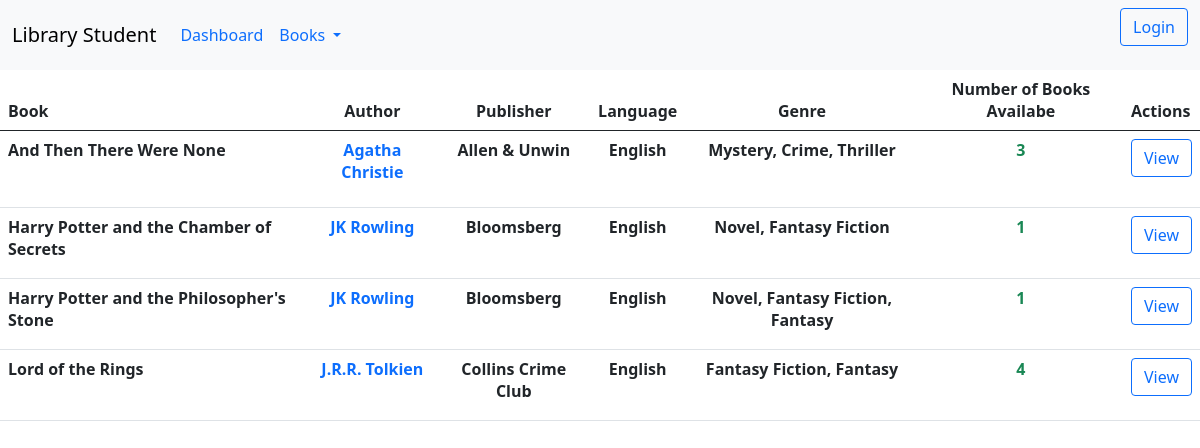
The page /allbooks/ on the database its author committed.
### library/models.py (models this page shows, shortened)
class Book(models.Model):
    title = models.CharField(max_length=200)
    author = models.ForeignKey('Author', on_delete=models.SET_NULL, null=True)
    summary = models.TextField(max_length=1000)
    isbn = models.CharField('ISBN', max_length=13, unique=True)
    genre = models.ManyToManyField(Genre)
    language = models.ForeignKey('Language', on_delete=models.SET_NULL, null=True)
    class Meta:
        ordering = ['title', 'author']
    def display_genre(self):
        return ', '.join(genre.name for genre in self.genre.all())
    def num_books(self):
        return BookIndividual.objects.filter(book=self, status='a').count()

class Author(models.Model):
    name = models.CharField(max_length=100)
    publisher = models.ForeignKey('PublishingHouse', on_delete=models.SET_NULL, null=True, blank=True)
    GEN = (('n',''),('m','Male'),('f','Female'),('o','Other'))
    gender = models.CharField(max_length=15, choices=GEN, default='n', blank=True)
    bio = models.CharField(max_length=1000, default=' ')
    nationality= models.CharField(max_length=50, default=' ')

class PublishingHouse(models.Model):
    name = models.CharField(max_length=100)

class Language(models.Model):
    name = models.CharField(max_length=100)

class Genre(models.Model):
	name = models.CharField(max_length=100)

### library/views.py (the view)
# urls.py: path('allbooks/', all_books_view),
def all_books_view(request):
    books=Book.objects.all()
    return render(request, "allbooks.html", locals())

### library/templates/allbooks.html (shortened to what this page needs)
<html>
	<head>
    	<link href="https://cdn.jsdelivr.net/npm/bootstrap@5.0.0-beta3/dist/css/bootstrap.min.css" rel="stylesheet">
	</head>
	<body>
		<nav class="navbar nav-pills navbar-expand-lg bg-light">
	  <div class="container-fluid">
	    <a class="navbar-brand" href="#">Library Student</a>
	    <div class="collapse navbar-collapse" id="navbarSupportedContent">
	      <ul class="navbar-nav me-auto mb-2 mb-lg-0">
	        <li class="nav-item">
	          <a class="nav-link" aria-current="page" href="/">Dashboard</a>
	        </li>
	        <li class="nav-item dropdown active">
	          <a class="nav-link dropdown-toggle" href="#" id="navbarDropdown" role="button" data-bs-toggle="dropdown" aria-expanded="false">
	            Books
	          </a>
	        </li>
	      </ul>
	      {% if user.is_authenticated %}
	      <form action="{% url 'logout' %}" class="d-flex">
	        <button class="btn btn-outline-success" type="submit">Logout</button>
	      </form>
	      {% else %}
	      <form action="{% url 'login' %}" class="d-flex">
	        <button class="btn btn-outline-primary" type="submit">Login</button>
	      </form>
	      {% endif %}
	    </div>
	  </div>
	</nav>
		<table class="table table-hover">
  		<thead>
    		<tr>
      			<th scope="col">Book</th>
      			<th scope="col" class="text-center">Author</th>
      			<th scope="col" class="text-center">Publisher</th>
      			<th scope="col" class="text-center">Language</th>
      			<th scope="col" class="text-center">Genre</th>
      			<th scope="col" class="text-center">Number of Books Availabe</th>
      			<th scope="col">Actions</th>
    		</tr>
  		</thead>
  		<tbody>
  			{% for b in books %}
  			<tr>
  				<th>{{ b.title }}</th>
  				<th><a href="{% url 'author' pk=b.author.id %}"><p class="text-center text-primary">{{b.author.name}}</p></a></th>
	      		<th class="text-center">{{ b.author.publisher.name }}</th>
	      		<th class="text-center">{{ b.language.name }}</th>
	      		<th class="text-center">{{ b.display_genre }}</th>
	      		{% if b.num_books %}
	      		<th class="text-success text-center">{{ b.num_books }}</th>
	      		{% else %}
	      		<th class="text-danger text-center">{{ b.num_books }}</th>
	      		{% endif %}
  				<th><form action="{% url 'book' pk=b.id %}" class="d-flex">
	        	<button class="btn btn-outline-primary" type="submit">View</button>
	      		</form></th>
  			</tr>
     		{% endfor %}
		</tbody>
	</table>
	</body>
</html>

### library/templates/allbooks.html (style rules this page uses)
a { color: black; text-decoration: none; }

### rows shown on the page
Book: title "And Then There Were None", author.name "Agatha Christie", author.publisher.name "Allen & Unwin", language.name "English", display_genre "Mystery, Crime, Thriller", num_books "3"
Book: title "Harry Potter and the Chamber of Secrets", author.name "JK Rowling", author.publisher.name "Bloomsberg", language.name "English", display_genre "Novel, Fantasy Fiction", num_books "1"
Book: title "Harry Potter and the Philosopher's Stone", author.name "JK Rowling", author.publisher.name "Bloomsberg", language.name "English", display_genre "Novel, Fantasy Fiction, Fantasy", num_books "1"
Book: title "Lord of the Rings", author.name "J.R.R. Tolkien", author.publisher.name "Collins Crime Club", language.name "English", display_genre "Fantasy Fiction, Fantasy", num_books "4"
